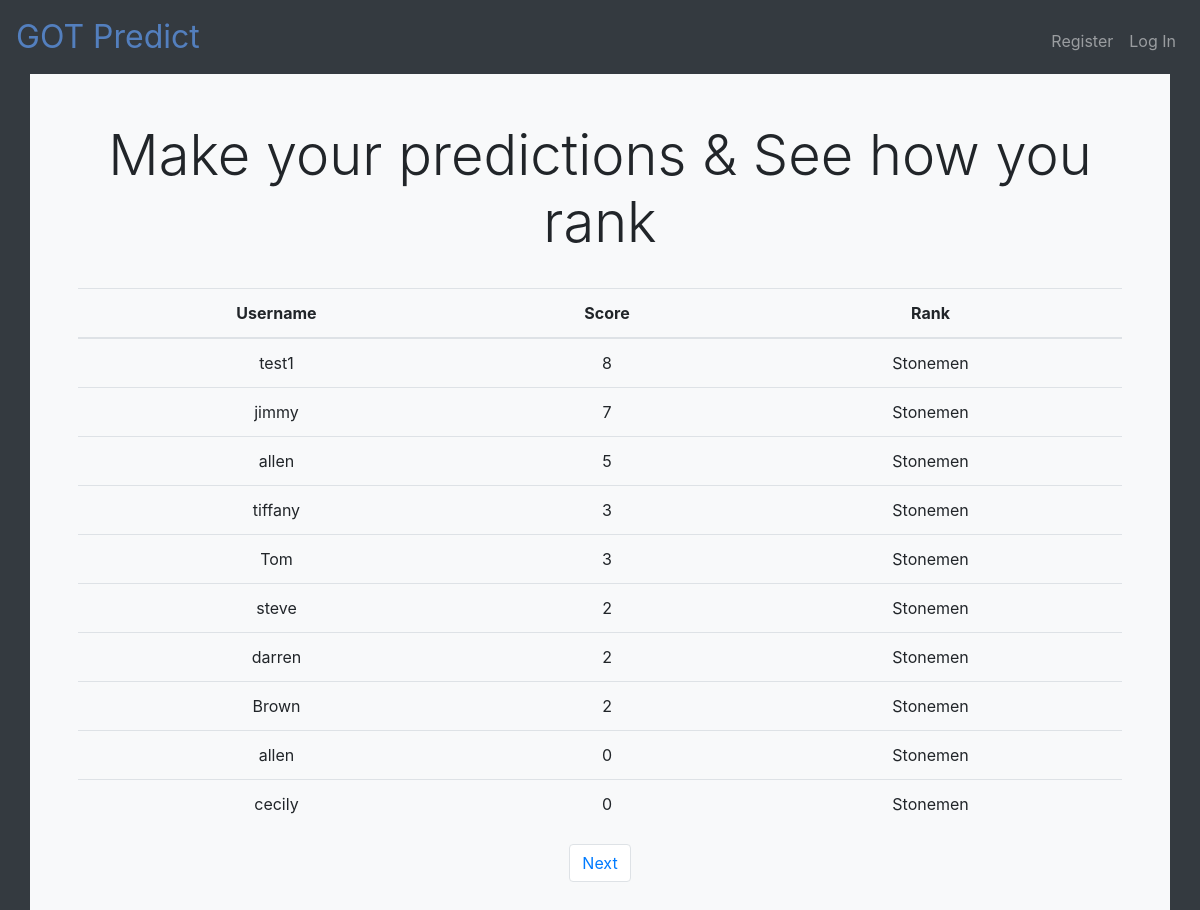
/index, run on the app's committed database.
### app/models.py (models this page shows, shortened)
class Response(db.Model):
    id = db.Column(db.Integer, primary_key=True)
    q1 = db.Column(db.String(64))
    q2 = db.Column(db.String(64))
    q3 = db.Column(db.String(64))
    q4 = db.Column(db.String(64))
    q5 = db.Column(db.String(64))
    q6 = db.Column(db.String(64))
    q7 = db.Column(db.String(64))
    q8 = db.Column(db.String(64))
    q9 = db.Column(db.String(64))
    q10 = db.Column(db.String(64))
    q11 = db.Column(db.String(64))
    q12 = db.Column(db.String(64))
    q13 = db.Column(db.String(64))
    q14 = db.Column(db.String(64))
    q15 = db.Column(db.String(64))
    q16 = db.Column(db.String(64))
    q17 = db.Column(db.String(64))
    q18 = db.Column(db.String(64))
    q19 = db.Column(db.String(64))
    q20 = db.Column(db.String(64))
    q21 = db.Column(db.String(64))
    q22 = db.Column(db.String(64))
    q23 = db.Column(db.String(64))
    q24 = db.Column(db.String(64))
    q25 = db.Column(db.String(64))
    q26 = db.Column(db.String(64))
    q27 = db.Column(db.String(64))
    q28 = db.Column(db.String(64))
    q29 = db.Column(db.String(64))
    q30 = db.Column(db.String(64))
    score = db.Column(db.Integer)
    rank = db.Column(db.String(64))
    timestamp = db.Column(db.DateTime, index=True, default=datetime.utcnow)
    user_id = db.Column(db.Integer, db.ForeignKey('user.id'))

class User(db.Model):
    id = db.Column(db.Integer, primary_key=True)
    username = db.Column(db.String(64), index=True, unique=True)
    email = db.Column(db.String(120), index=True, unique=True)
    password_hash = db.Column(db.String(128))
    score = db.Column(db.Integer)
    responses = db.relationship('Response', backref='author', lazy='dynamic')

### app/routes.py (the view)
@app.route('/')
@app.route('/index')
def index():
    submissions = Response.query.all()
    for s in submissions:
        s.score = calculate_score(s)
        s.rank = calculate_rank(s.score)
    db.session.commit()
    page = request.args.get('page', 1, type=int)
    submissions = Response.query.order_by(Response.score.desc()).paginate(page, 10, False)
    next_url = url_for('index', page=submissions.next_num) if submissions.has_next else None
    prev_url = url_for('index', page=submissions.prev_num) if submissions.has_prev else None
    return render_template('index.html', submissions=submissions.items, next_url=next_url, prev_url=prev_url)

### app/helpers.py (called while the page is built, shortened)
def calculate_rank(score):
    if (score >= 0) and (score < 20):
        return 'Stonemen'

### app/templates/index.html (shortened to what this page needs)
{% extends 'layout.html' %}
{% block main %}
<h1 class="display-4">Make your predictions & See how you rank</h1>
<br>
<table class="table">
    <thead>
        <th scope="col">Username</th>
        <th scope="col">Score</th>
        <th scope="col">Rank</th>
    </thead>
    <tbody>
        {% for s in submissions %}
        <tr>
            <td>{{ s.author.username }}</td>
            <td>{{ s.score }}</td>
            <td>{{ s.rank }}</td>
        </tr>
        {% endfor %}
    </tbody>
</table>
<nav aria-label="Page navigation">
    <ul class="pagination d-flex justify-content-around">
        {% if next_url %}
        <li class="page-item"><a class="page-link" href="{{ next_url }}">Next</a></li>
        {% endif %}
    </ul>
</nav>
{% endblock %}

### data on the page
Response: author.username "test1", score "8", rank "Stonemen"
Response: author.username "jimmy", score "7", rank "Stonemen"
Response: author.username "allen", score "5", rank "Stonemen"
Response: author.username "tiffany", score "3", rank "Stonemen"
Response: author.username "Tom", score "3", rank "Stonemen"
Response: author.username "steve", score "2", rank "Stonemen"
Response: author.username "darren", score "2", rank "Stonemen"
Response: author.username "Brown", score "2", rank "Stonemen"
Response: author.username "allen", score "0", rank "Stonemen"
Response: author.username "cecily", score "0", rank "Stonemen"
